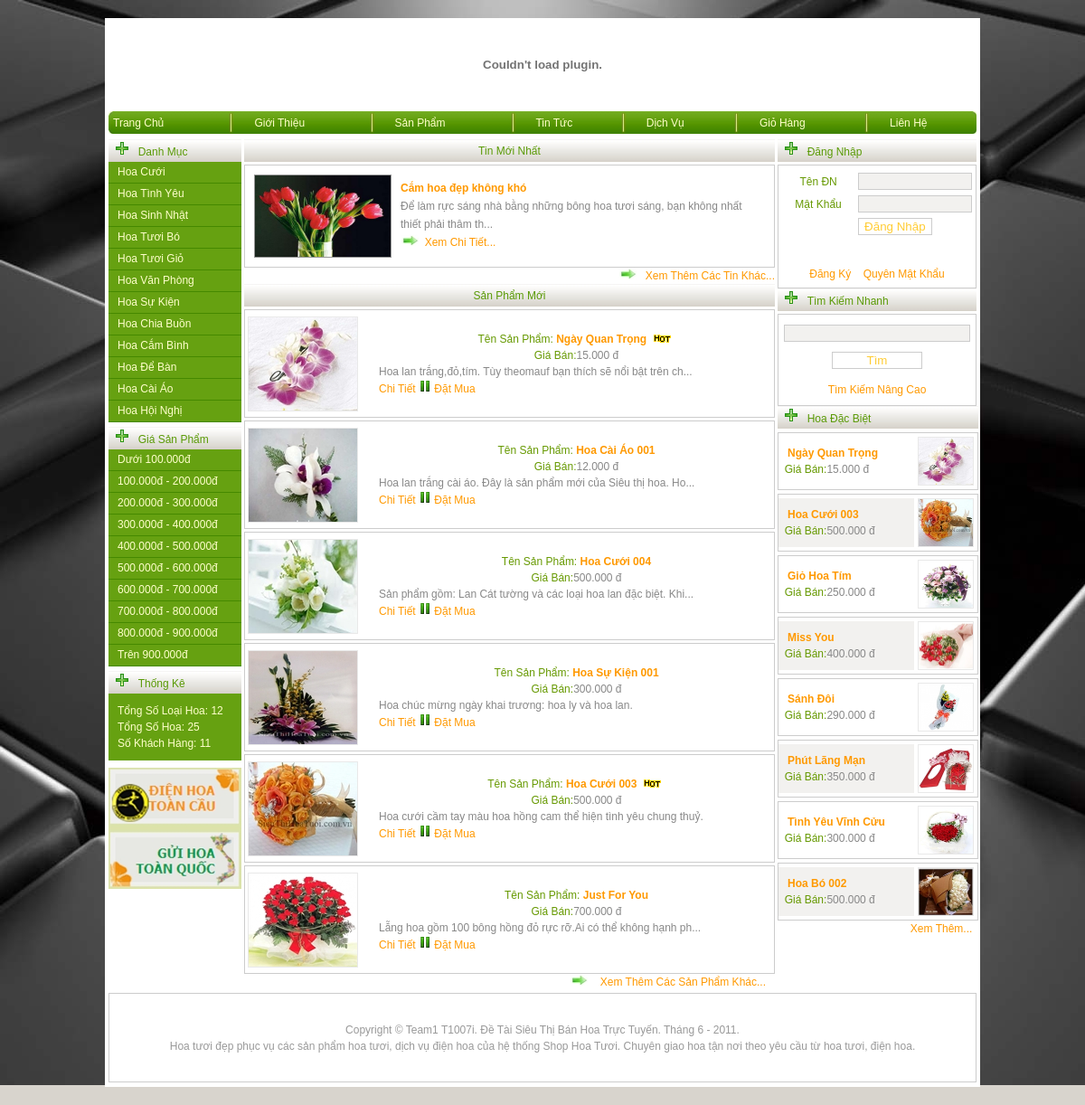
The page /banhoa/index.php on the database its author committed.
### tables this page shows
CREATE TABLE IF NOT EXISTS `loai_hoa` (
  `ma_loai` int(11) NOT NULL auto_increment,
  `ten_loai` varchar(40) NOT NULL,
  PRIMARY KEY  (`ma_loai`)
);

CREATE TABLE IF NOT EXISTS `tin_tuc` (
  `ma_tt` int(11) NOT NULL auto_increment,
  `tieu_de` varchar(50) NOT NULL,
  `hinh_anh` varchar(100) NOT NULL,
  `noi_dung` varchar(3000) NOT NULL,
  `ngay_dang` timestamp NOT NULL default CURRENT_TIMESTAMP on update CURRENT_TIMESTAMP,
  PRIMARY KEY  (`ma_tt`)
);

CREATE TABLE IF NOT EXISTS `hoa` (
  `ma_hoa` int(11) NOT NULL auto_increment,
  `ma_loai` int(11) NOT NULL,
  `ten_hoa` varchar(30) NOT NULL,
  `gia` float NOT NULL,
  `hinh_anh` varchar(100) NOT NULL,
  `mo_ta` varchar(300) NOT NULL,
  `ngay_d` timestamp NOT NULL default CURRENT_TIMESTAMP on update CURRENT_TIMESTAMP,
  `trang_thai` int(11) NOT NULL,
  PRIMARY KEY  (`ma_hoa`)
);

### banhoa/include/thongke.php (called while the page is built, shortened)
<?php
	$strSQL="SELECT COUNT(*) FROM loai_hoa";
	$so_loai_hoa=mysql_query($strSQL,$ung);
	$rowLOAI=mysql_fetch_array($so_loai_hoa);
	$soloaihoa=$rowLOAI[0];
	$strSQL="SELECT COUNT(*) FROM hoa";
	$so_hoa=mysql_query($strSQL,$ung);
	$rowHOA=mysql_fetch_array($so_hoa);
	$sohoa=$rowHOA[0];
	$strSQL="SELECT COUNT(*) FROM khach_hang";
	$khach_hang=mysql_query($strSQL,$ung);
	$rowKHACH=mysql_fetch_array($khach_hang);
	$khachhang=$rowKHACH[0];
?>

### banhoa/include/main.php (the view, shortened to what this page needs)
<div style="width:587px; margin-left:3px; margin-right:3px;">
  <table width="587" border="0" cellpadding="0" cellspacing="0">
		<tr>
			<td style="height:25px; background:url(images/trang.jpg) repeat-x;" align="center" class="ht" colspan="3">
				Tin Mới Nhất
			</td>
		</tr>
		<tr>
			<td>
				<?php
					$strSQL="SELECT * FROM tin_tuc ORDER BY ma_tt desc";
					$tintucmoinhat=mysql_query($strSQL,$ung);
					$rowTINMOI=mysql_fetch_array($tintucmoinhat);
				?>
					<table width="587" cellpadding="0" cellspacing="0" border="0" style="border:#CCCCCC 1px solid; margin-top:3px;">
					<tr>
					<td>
					<a href="#" onclick="chitiet_tt('<?php echo $rowTINMOI['ma_tt']; ?>')">
						<img src="images/tintuc/<?php echo $rowTINMOI['hinh_anh'] ?>" width="150" height="90"
						style="border:#999999 1px solid; margin:10px;" align="left" />
					</a>
					<p class="pp">
					<a href="#" onclick="chitiet_tt('<?php echo $rowTINMOI['ma_tt']; ?>')"><b><?php echo $rowTINMOI['tieu_de'] ?></b></a>
					<br />
					<?php if(strlen($rowTINMOI['noi_dung']) > 120) { ?>
					<?php echo substr($rowTINMOI['noi_dung'], 0, 110)?>...
					<?php } else { ?><?php echo $rowTINMOI['noi_dung']; } ?>
					<br />
					<a href="#" onclick="chitiet_tt('<?php echo $rowTINMOI['ma_tt']; ?>')">
					<img src="images/next.jpg" border="0" align="bottom" />&nbsp;&nbsp;Xem Chi Tiết...</a>&nbsp;&nbsp;&nbsp;
					</p>
					</td>
			</tr>
			</table>
			</td>
		</tr>
		<tr>
			<td align="right">
				<a href="#" onclick="dentrang_onsubmit('tintuc')"><img src="images/next.jpg" border="0" align="bottom" />
				&nbsp;&nbsp;Xem Thêm Các Tin Khác...</a>
			</td>
		</tr>
  </table>
</div>
<div style="width:587px; margin-left:3px; margin-right:3px;">
  <table width="587" border="0" cellpadding="0" cellspacing="0">
		<tr>
			<td style="height:25px; background:url(images/trang.jpg) repeat-x;" align="center" class="ht" colspan="3">
					Sản Phẩm Mới
			</td>
		</tr>
		<tr>
			<td>
				<?php
					$strSQL="SELECT * FROM hoa ORDER BY ma_hoa desc";
					$hoa=mysql_query($strSQL,$ung);
							for($i=1;$i<=6;$i++)
							{
							$row=mysql_fetch_array($hoa)
				?>
				<table width="587" height="120" cellpadding="0" cellspacing="0" border="0" style="border:#CCCCCC 1px solid; margin-top:3px;">
					<tr>
						<td width="150">
							<div style="margin-left:3px; margin-right:3px; margin-top:3px; margin-bottom:3px; border:#E9E9E9 solid 1px; width:120px;
							height:103px;">
							<a href="#" onclick="chitiet('<?php echo $row['ma_hoa']; ?>')">
								<img src="images/sp/<?php echo $row['hinh_anh']; ?>" border="0" height="103" width="120" />
							</a>
							</div>
						</td>
						<td width="437">
							<table width="437" cellpadding="0" cellspacing="0" border="0">
								<tr>
									<td height="20" align="center">
										<span class="demuc">
										Tên Sản Phẩm:</span>
										<span class="ten">
										<a href="#" onclick="chitiet('<?php echo $row['ma_hoa']; ?>')"><b><?php echo $row['ten_hoa']; ?></b></a>
										</span>
												<?php
													if($row['trang_thai']==1)
													echo "<img src='images/hot.gif' border='0'>";
												?>
										<br />
										<span class="demuc">Giá Bán:</span><?php echo number_format($row['gia'],0,'.','.'); ?> đ
									</td>
								</tr>
								<tr>
									<td align="left">
										<?php if(strlen($row['mo_ta']) > 80) { ?>
										<?php echo substr($row['mo_ta'], 0, 80)?>...
										<?php } else { ?><?php echo $row['mo_ta']; } ?>
								<br />
											<a href="#" onclick="chitiet('<?php echo $row['ma_hoa']; ?>')">Chi Tiết </a>
											<img src="images/icon.png" border="0" width="14" height="14" align="bottom" />
		<a href="#" onclick="chonhang('<?php echo $row['ma_hoa']; ?>','<?php echo $row['ten_hoa']; ?>','<?php echo $row['gia']; ?>')">Đặt Mua</a>
									</td>
								</tr>
							</table>
					</tr>
				</table>
				<?php }; ?>
			</td>
		</tr>
		<tr>
			<td align="right">
			<a href="#" onclick="dentrang_onsubmit('sanpham')"><img src="images/next.jpg" border="0" align="bottom" />
			&nbsp;&nbsp;
			Xem Thêm Các Sản Phẩm Khác...</a>&nbsp;&nbsp;&nbsp;
			</td>
		</tr>
  </table>
</div>

### banhoa/menuleft.php (shortened to what this page needs)
<?php
	$strSQL="SELECT * FROM loai_hoa;" ;
	$loaihoa=mysql_query($strSQL,$ung);
?>
<table width="147" border="0" cellpadding="0" cellspacing="0">
		<tr>
			<td style="height:25px; background:url(images/trang.jpg) repeat-x;" align="left" class="ht" colspan="3">
				&nbsp;&nbsp;<img src="images/no.gif" border="0" width="16" height="16" align="bottom"/>
				&nbsp;&nbsp;Danh Mục
			</td>
		</tr>
		<tr>
			<td>
		<div class="menuleft">
			<?php while($row=mysql_fetch_array($loaihoa)) { ?>
				<a href="#" onclick="loaihoa_onsubmit('<?php echo $row['ma_loai']; ?>')"><?php echo $row['ten_loai']; ?></a>
			<?php } ?>
		</div>
			</td>
		</tr>
</table>
<table width="147" border="0" cellpadding="0" cellspacing="0" style="padding-top:5px;">
		<tr>
			<td style="height:25px; background:url(images/trang.jpg) repeat-x;" align="left" class="ht" colspan="3">
				&nbsp;&nbsp;<img src="images/no.gif" border="0" width="16" height="16" align="bottom"/>
				&nbsp;&nbsp;Giá Sản Phẩm
			</td>
		</tr>
		<tr>
			<td>
		<div class="menuleft">
			<a href="#" onclick="timgia_onsubmit('mot')">Dưới 100.000đ</a>
			<a href="#" onclick="timgia_onsubmit('hai')">100.000đ - 200.000đ</a>
			<a href="#" onclick="timgia_onsubmit('ba')">200.000đ - 300.000đ</a>
			<a href="#" onclick="timgia_onsubmit('bon')">300.000đ - 400.000đ</a>
			<a href="#" onclick="timgia_onsubmit('nam')">400.000đ - 500.000đ</a>
			<a href="#" onclick="timgia_onsubmit('sau')">500.000đ - 600.000đ</a>
			<a href="#" onclick="timgia_onsubmit('bay')">600.000đ - 700.000đ</a>
			<a href="#" onclick="timgia_onsubmit('tam')">700.000đ - 800.000đ</a>
			<a href="#" onclick="timgia_onsubmit('chin')">800.000đ - 900.000đ</a>
			<a href="#" onclick="timgia_onsubmit('muoi')">Trên 900.000đ</a>
		</div>
			</td>
		</tr>
</table>
<?php include('include/thongke.php'); ?>
<table width="147" border="0" cellpadding="0" cellspacing="0" style="padding-top:5px;">
		<tr>
			<td style="height:25px; background:url(images/trang.jpg) repeat-x;" align="left" class="ht" colspan="3">
				&nbsp;&nbsp;<img src="images/no.gif" border="0" width="16" height="16" align="bottom"/>
				&nbsp;&nbsp;Thống Kê
			</td>
		</tr>
		<tr>
			<td style="margin-top:4px; width:147px; padding:10px; background:#66A111; color:#FFFFCC;">
			Tổng Số Loại Hoa: <?php echo $soloaihoa; ?>
			<br />
			Tổng Số Hoa: <?php echo $sohoa; ?>
			<br />
			Số Khách Hàng: <?php echo $khachhang; ?>
			</td>
		</tr>
		<tr>
			<td height="150" valign="middle">
				<img src="images/dienhoa.jpg" border="0" width="147" height="134" />
			</td>
		</tr>
</table>

### banhoa/include/sanpham/sanphamdacbiet.php (shortened to what this page needs)
<?php
	$strSQL="SELECT * FROM hoa WHERE trang_thai=1 ORDER BY ma_hoa desc";
	$hoadacbiet=mysql_query($strSQL,$ung);
?>
<table width="220" border="0" cellpadding="0" cellspacing="0">
		<tr>
			<td style="height:25px; background:url(images/trang.jpg) repeat-x;" align="left" class="ht" colspan="3">
			&nbsp;&nbsp;<img src="images/no.gif" border="0" width="16" height="16" align="bottom"/>
				&nbsp;&nbsp;Hoa Đặc Biệt</td>
		</tr>
		<tr>
			<td>
				<table width="220" cellpadding="0" cellspacing="0" border="0">
					<tr>
						<td>
						<?php $i=0;
						while($rowHDB=mysql_fetch_array($hoadacbiet))
						{
								$i+=1;
									if($i%2==0)
										$mausac="style='background:#F2F1EF;'";
									else
			 							$mausac="style='background:#FFFFFF;'";
										?>
							<div style="border:1px #CCCCCC solid; margin-top:4px; width:220px; height:62px;">
								<table width="220" height="52" cellpadding="0" cellspacing="0" border="0" style="margin-top:4px; margin-bottom:4px;">
									<tr>
										<td width="150" <?php echo $mausac ?>>
										<a href="#" onclick="chitiet('<?php echo $rowHDB['ma_hoa']; ?>')"><b><?php echo $rowHDB['ten_hoa']; ?></b>
										</a>
										<br />
										&nbsp;&nbsp;<span class="demuc">Giá Bán:</span><?php echo number_format($rowHDB['gia'],0,'.','.'); ?> đ
										</td>
										<td width="70" align="center">
										<a href="#" onclick="chitiet('<?php echo $rowHDB['ma_hoa']; ?>')">
										<img src="images/sp/<?php echo $rowHDB['hinh_anh']; ?>" style="border:1px #E9E9E9 solid;"
										width="60" height="52"/>
										</a>
										</td>
									</tr>
								</table>
							</div>
						<?php
							if($i==8)  break;
						} ?>
						</td>
					</tr>
				</table>
			</td>
		</tr>
		<tr>
			<td align="right">
				<a href="#" onclick="dacbiet_onsubmit()"> Xem Thêm...</a>&nbsp;&nbsp;
			</td>
		</tr>
</table>

### rows shown on the page
loai_hoa: ten_loai "Hoa Cưới"
loai_hoa: ten_loai "Hoa Tình Yêu"
loai_hoa: ten_loai "Hoa Sinh Nhật"
loai_hoa: ten_loai "Hoa Tươi Bó"
loai_hoa: ten_loai "Hoa Tươi Giỏ"
loai_hoa: ten_loai "Hoa Văn Phòng"
loai_hoa: ten_loai "Hoa Sự Kiện"
loai_hoa: ten_loai "Hoa Chia Buồn"
loai_hoa: ten_loai "Hoa Cắm Bình"
loai_hoa: ten_loai "Hoa Để Bàn"
loai_hoa: ten_loai "Hoa Cài Áo"
loai_hoa: ten_loai "Hoa Hội Nghị"
tin_tuc: hinh_anh (picture), tieu_de "Cắm hoa đẹp không khó", noi_dung "Để làm rực sáng nhà bằng những bông hoa tươi sáng, bạn không nhất thiết phải thâm th"
hoa: hinh_anh (picture), ten_hoa "Ngày Quan Trọng", trang_thai 1 (drawn), gia "15.000", mo_ta "Hoa lan trắng,đỏ,tím. Tùy theomauf bạn thích sẽ nổi bật trên ch"
hoa: hinh_anh (picture), ten_hoa "Hoa Cài Áo 001", gia "12.000", mo_ta "Hoa lan trắng cài áo. Đây là sản phẩm mới của Siêu thị hoa. Ho"
hoa: hinh_anh (picture), ten_hoa "Hoa Cưới 004", gia "500.000", mo_ta "Sản phẩm gồm: Lan Cát tường và các loại hoa lan đặc biệt. Khi"
hoa: hinh_anh (picture), ten_hoa "Hoa Sự Kiện 001", gia "300.000", mo_ta "Hoa chúc mừng ngày khai trương: hoa ly và hoa lan."
hoa: hinh_anh (picture), ten_hoa "Hoa Cưới 003", trang_thai 1 (drawn), gia "500.000", mo_ta "Hoa cưới cầm tay màu hoa hồng cam thể hiện tình yêu chung thuỷ."
hoa: hinh_anh (picture), ten_hoa "Just For You", gia "700.000", mo_ta "Lẵng hoa gồm 100 bông hồng đỏ rực rỡ.Ai có thể không hạnh ph"
hoa: ten_hoa "Giỏ Hoa Tím", gia "250.000", hinh_anh (picture)
hoa: ten_hoa "Miss You", gia "400.000", hinh_anh (picture)
hoa: ten_hoa "Sánh Đôi", gia "290.000", hinh_anh (picture)
hoa: ten_hoa "Phút Lãng Mạn", gia "350.000", hinh_anh (picture)
hoa: ten_hoa "Tình Yêu Vĩnh Cửu", gia "300.000", hinh_anh (picture)
hoa: ten_hoa "Hoa Bó 002", gia "500.000", hinh_anh (picture)

### other values the page prints
$soloaihoa "12"
$sohoa "25"
$khachhang "11"
